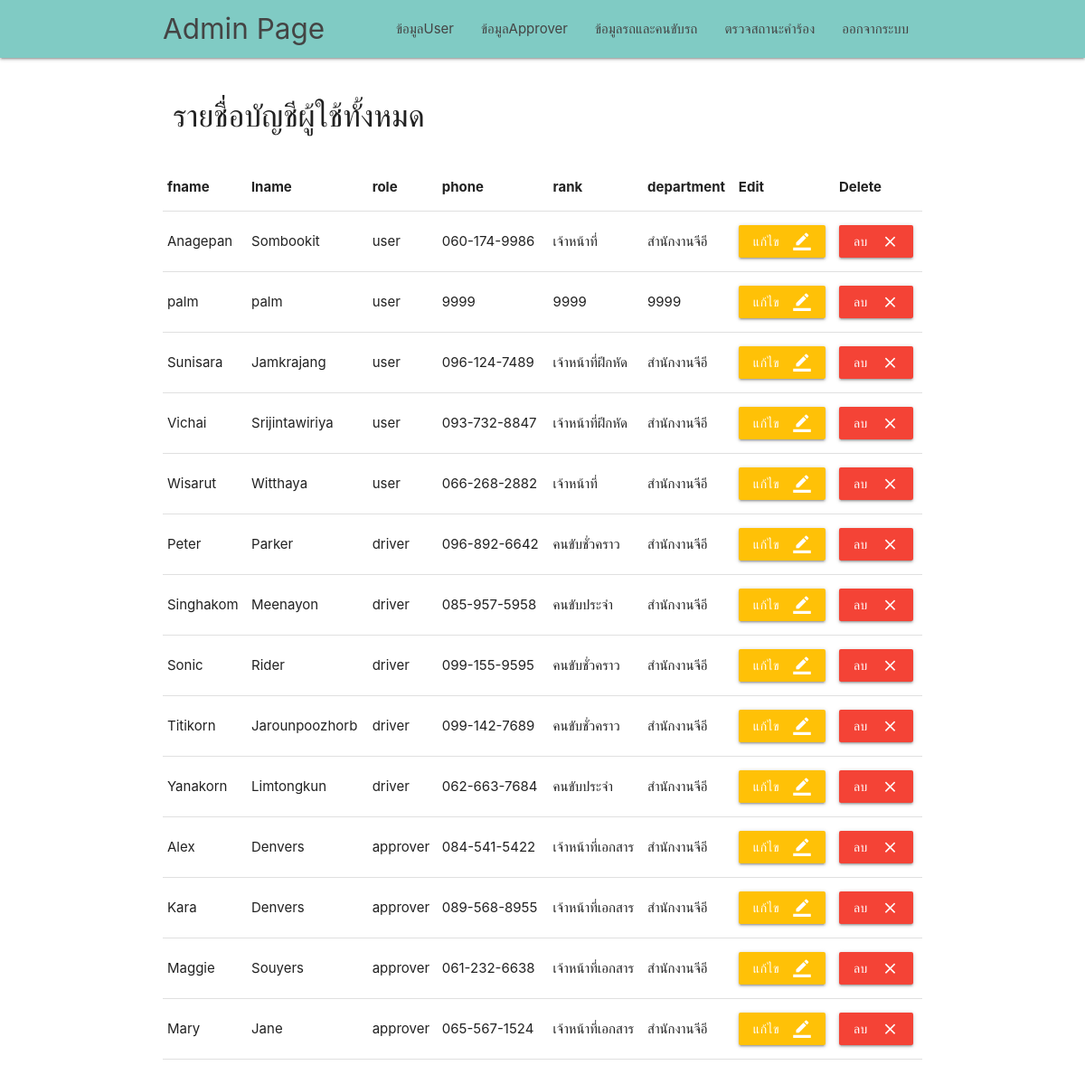
The app's page /admin/admin_page.php (signed in) with its own data.
### tables this page shows
CREATE TABLE `user` (
  `id` varchar(255) NOT NULL,
  `password` text NOT NULL,
  `fname` text NOT NULL,
  `lname` text NOT NULL,
  `role` text NOT NULL,
  `email` text NOT NULL,
  `phone` text NOT NULL,
  `rank` text NOT NULL,
  `department` text NOT NULL
);

### admin/admin_page.php (the view, shortened to what this page needs)
<?php
require '../server/server.php';
$sql = "SELECT * FROM user WHERE user.role != 'admin' ORDER BY user.role DESC,user.fname ASC";
$result = mysqli_query($connect, $sql);
?>
<!DOCTYPE html>
<html lang="en">
<head>
    <link href="../css/materialize.css" type="text/css" rel="stylesheet" media="screen,projection" />
    <link href="../css/style.css" type="text/css" rel="stylesheet" media="screen,projection" />
</head>
<body>
    <nav class="teal lighten-3" role="navigation">
        <div class="nav-wrapper container">
            <a id="logo-container" href="admin_page.php" class="brand-logo">Admin Page</a>
            <ul class="right hide-on-med-and-down">
                <li><a href="show_user.php">ข้อมูลUser</a></li>
                <li><a href="show_approver.php">ข้อมูลApprover</a></li>
                <li><a href="show_driver_car.php">ข้อมูลรถและคนขับรถ</a></li>
                <li><a href="request_form.php">ตรวจสถานะคำร้อง</a></li>
                <li><a href="../login.php">ออกจากระบบ</a></li>
            </ul>
        </div>
    </nav>
    <div class="container">
        <br>
        <div class="row">
            <div class="col 6">
                <h4>รายชื่อบัญชีผู้ใช้ทั้งหมด</h4>
            </div>
            <br>
        </div>
        <table class="responsive-table">
            <thead>
                <tr>
                    <th>fname</th>
                    <th>lname</th>
                    <th>role</th>
                    <th>phone</th>
                    <th>rank</th>
                    <th>department</th>
                    <th>Edit</th>
                    <th>Delete</th>
                </tr>
            </thead>
            <tbody>
                <?php while ($row = mysqli_fetch_array($result)) {  ?>
                    <tr>
                        <td><?php echo $row['fname'] ?></td>
                        <td><?php echo $row['lname'] ?></td>
                        <td><?php echo $row['role'] ?></td>
                        <td><?php echo $row['phone'] ?></td>
                        <td><?php echo $row['rank'] ?></td>
                        <td><?php echo $row['department'] ?></td>
                        <td>
                        <a href="form_edit_user.php?user=<?php echo base64_encode($row['id']) ?>&?!@#^!=<?php echo base64_encode("ASFEBHRWHRYNRaefgqwm98456") ?>">
                                    <button type="submit" form="ee" class="btn amber darken-4-effect amber darken-4-light">แก้ไข
                                        <i class="material-icons right">border_color</i>
                                    </button>
                                </a>
                        </td>
                        <td>
                            <a>
                                <button id="lob" type="submit" form="ee" class="btn red accent-4-effect red accent-4-light">ลบ
                                    <i class="material-icons right">close</i>
                                </button>
                            </a>
                        </td>
                    </tr>
                <?php } ?>
            </tbody>
        </table>
        <br><br><br>
    </div>
</body>
</html>

### css/style.css (style rules this page uses)
nav ul a, nav .brand-logo { color: #444; }

### admin/admin_page.php (style rules this page uses)
#lob { background color: red; }

### records on screen
user: fname "Anagepan", lname "Sombookit", role "user", phone "060-174-9986", rank "เจ้าหน้าที่", department "สำนักงานจีอี"
user: fname "palm", lname "palm", role "user", phone "9999", rank "9999", department "9999"
user: fname "Sunisara", lname "Jamkrajang", role "user", phone "096-124-7489", rank "เจ้าหน้าที่ฝึกหัด", department "สำนักงานจีอี"
user: fname "Vichai", lname "Srijintawiriya", role "user", phone "093-732-8847", rank "เจ้าหน้าที่ฝึกหัด", department "สำนักงานจีอี"
user: fname "Wisarut", lname "Witthaya", role "user", phone "066-268-2882", rank "เจ้าหน้าที่", department "สำนักงานจีอี"
user: fname "Peter", lname "Parker", role "driver", phone "096-892-6642", rank "คนขับชั่วคราว", department "สำนักงานจีอี"
user: fname "Singhakom", lname "Meenayon", role "driver", phone "085-957-5958", rank "คนขับประจำ", department "สำนักงานจีอี"
user: fname "Sonic", lname "Rider", role "driver", phone "099-155-9595", rank "คนขับชั่วคราว", department "สำนักงานจีอี"
user: fname "Titikorn", lname "Jarounpoozhorb", role "driver", phone "099-142-7689", rank "คนขับชั่วคราว", department "สำนักงานจีอี"
user: fname "Yanakorn", lname "Limtongkun", role "driver", phone "062-663-7684", rank "คนขับประจำ", department "สำนักงานจีอี"
user: fname "Alex", lname "Denvers", role "approver", phone "084-541-5422", rank "เจ้าหน้าที่เอกสาร", department "สำนักงานจีอี"
user: fname "Kara", lname "Denvers", role "approver", phone "089-568-8955", rank "เจ้าหน้าที่เอกสาร", department "สำนักงานจีอี"
user: fname "Maggie", lname "Souyers", role "approver", phone "061-232-6638", rank "เจ้าหน้าที่เอกสาร", department "สำนักงานจีอี"
user: fname "Mary", lname "Jane", role "approver", phone "065-567-1524", rank "เจ้าหน้าที่เอกสาร", department "สำนักงานจีอี"
